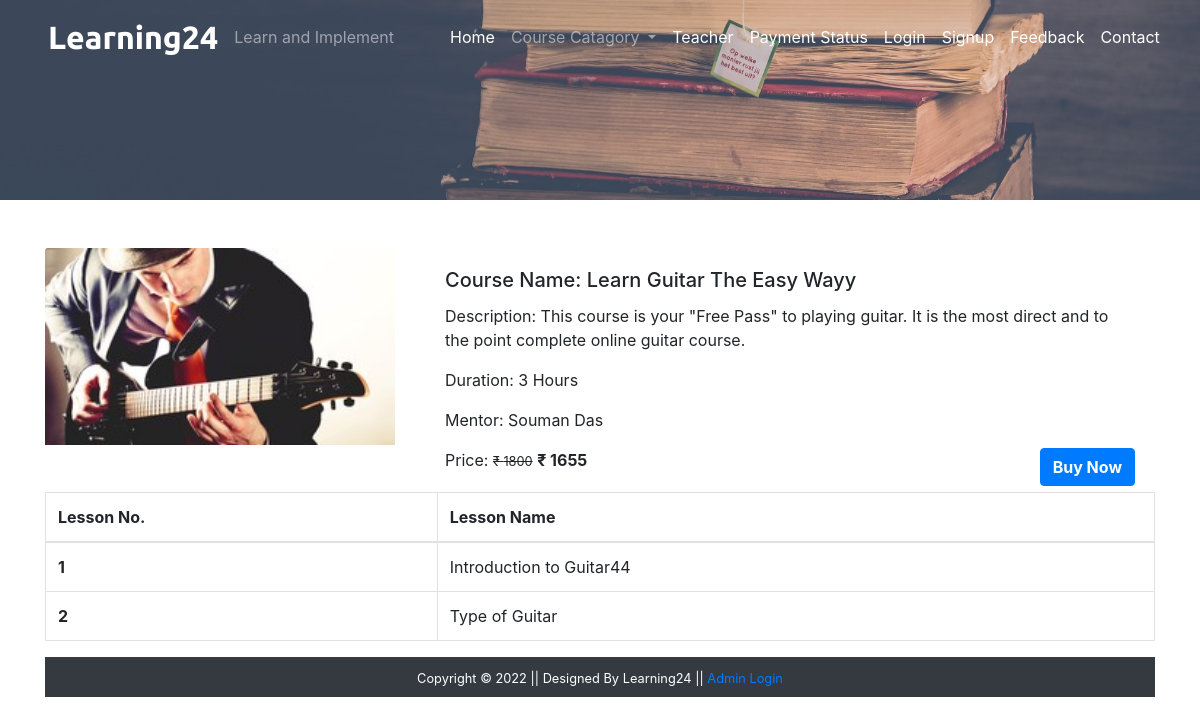
The page /coursedetails.php?course_id=8 on the database its author committed.
### tables this page shows
CREATE TABLE `course` (
  `course_id` int(11) NOT NULL,
  `course_name` text NOT NULL,
  `course_desc` text NOT NULL,
  `course_img` text NOT NULL,
  `course_duration` text NOT NULL,
  `course_price` int(11) NOT NULL,
  `course_original_price` int(11) NOT NULL,
  `categoryId` int(20) NOT NULL,
  `tea_id` int(11) NOT NULL
);

CREATE TABLE `teacher` (
  `tea_id` int(11) NOT NULL,
  `tea_name` varchar(255) NOT NULL,
  `tea_email` varchar(255) NOT NULL,
  `tea_pass` varchar(255) NOT NULL,
  `tea_occ` varchar(255) NOT NULL,
  `tea_img` text NOT NULL
);

CREATE TABLE `lesson` (
  `lesson_id` int(11) NOT NULL,
  `lesson_name` text NOT NULL,
  `lesson_desc` text NOT NULL,
  `lesson_link` text NOT NULL,
  `course_id` int(11) NOT NULL,
  `course_name` text NOT NULL,
  `tea_id` int(11) NOT NULL
);

### coursedetails.php (the view, shortened to what this page needs)
<?php
$teaId=0;
$teaName="";
  include('./mainInclude/header.php');
?>
    <div class="container-fluid bg-dark">
      <div class="row">
        <img src="./image/coursebanner.jpg" alt="courses" style="height:200px; width:100%; object-fit:cover; box-shadow:10px;"/>
      </div>
    </div>
    <div class="container mt-5">
      <?php
          if(isset($_GET['course_id'])){
           $course_id = $_GET['course_id'];
           $sql = "SELECT * FROM course WHERE course_id = '$course_id'";
          $result = $conn->query($sql);
          $s="SELECT tea_id from course where course_id=$course_id";
          $r=$conn->query($s);
  while ($row1 = $r->fetch_assoc()) {
    $teaId=$row1['tea_id'];
  }
          $s="SELECT tea_name from teacher where tea_id=$teaId";
          $r=$conn->query($s);
  while ($row1 = $r->fetch_assoc()) {
    $teaName=$row1['tea_name'];
  }
          if($result->num_rows > 0){
            while($row = $result->fetch_assoc()){
              echo '
                <div class="row">
                <div class="col-md-4">
                  <img src="'.str_replace('..', '.', $row['course_img']).'" class="card-img-top" alt="Guitar" />
                </div>
                <div class="col-md-8">
                  <div class="card-body">
                    <h5 class="card-title">Course Name: '.$row['course_name'].'</h5>
                    <p class="card-text"> Description: '.$row['course_desc'].'</p>
                    <p class="card-text"> Duration: '.$row['course_duration'].'</p>
                    <p class="card-text"> Mentor: '.$teaName.'</p>
                    <form action="checkout.php" method="post">
                      <p class="card-text d-inline">Price: <small><del>&#8377 '.$row['course_original_price'].'</del></small> <span class="font-weight-bolder">&#8377 '.$row['course_price'].'<span></p>
                      <input type="hidden" name="id" value='. $row["course_price"] .'>
                      <button type="submit" class="btn btn-primary text-white font-weight-bolder float-right" name="buy">Buy Now</button>
                    </form>
                  </div>
                </div>
              ';
            }
          }
         }
        ?>
      </div>
      <div class="container">
          <div class="row">
          <?php $sql = "SELECT * FROM lesson";
                $result = $conn->query($sql);
                if($result->num_rows > 0){
          echo '
           <table class="table table-bordered table-hover">
             <thead>
               <tr>
                 <th scope="col">Lesson No.</th>
                 <th scope="col">Lesson Name</th>
               </tr>
             </thead>
             <tbody>';
             $num = 0;
             while($row = $result->fetch_assoc()){
              if($row['course_id'] == $course_id) {
               $num++;
              echo ' <tr>
               <th scope="row">'.$num.'</th>
               <td>'. $row["lesson_name"].'</td></tr>';
              }
             }
             echo '</tbody>
           </table>';
            } ?>
       </div>
      </div>
     <?php
  include('./mainInclude/footer.php');
?>

### rows shown on the page
course: course_img (picture), course_name "Learn Guitar The Easy Wayy", course_desc "This course is your \"Free Pass\" to playing guitar. It is the most direct and to the point complete online guitar course.", course_duration "3 Hours", tea.tea_name "Souman Das", course_original_price "1800", course_price "1655"
lesson: lesson_name "Introduction to Guitar44"
lesson: lesson_name "Type of Guitar"
